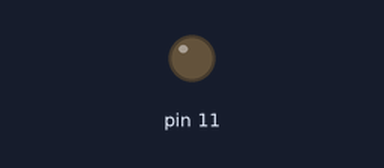
Bench run of a sketch on a simulated Arduino Uno, built with avr-gcc and run on an emulated ATmega328P. Parts: output pins drawn as LEDs (lit = HIGH).

Above: at 1.8 s.
Timing chart, 0 to 3.3 s (numbered marks = the images above):
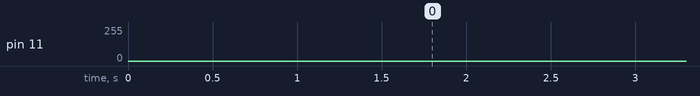

The sketch:

008_led_logarithmic_fade.ino
```cpp
// (licence header left out)
#include <stdint.h>
#include <math.h>

/**
 * The instance of this class can control single LED.
 * - on, off, toggle (any digital pin)
 * - brightness (only PWM pins; i.e. for Arduino Uno: 3, 5, 6, 9, 10, 11)
 */
class BasicLed {
public:
  BasicLed(uint8_t pin): pin_(pin) {
    pinMode(pin, OUTPUT);
  }
  /* Light the LED up */
  void on(void) {
    digitalWrite(pin_, HIGH);
  }
  /* Turn the LED off */
  void off(void) {
    digitalWrite(pin_, LOW);
  }
  /* Toogle LED on/off */
  void toggle(void) {
    digitalWrite(pin_, !digitalRead(pin_));
  }
  /* Set LED brightness from range <0, 255> */
  void setBrightness(uint8_t value) {
    analogWrite(pin_, value);
  }
private:
  uint8_t pin_;
}; /* End of class BasicLed */

class LogarithmicFade {
public:
  LogarithmicFade(const BasicLed& led, uint16_t extra_delay_us = 3000) :
    led_(led), extra_delay_us_(extra_delay_us) {}
  /* fade-in */
  void in(void) {
    for (int16_t i = 0; i < 255; ++i) {
      led_.setBrightness(i);
      sleep(i);
    }
  }
  /* fade-out */
  void out(void) {
    for (int16_t i = 255; i >= 0; --i) {
      led_.setBrightness(i);
      sleep(i);
    }
  }
private:
  BasicLed led_;
  uint16_t extra_delay_us_;

  void sleep(uint8_t i) {
    delayMicroseconds((uint16_t)(log(1. / (i + 1)) + 5.) * 1000);
    delayMicroseconds(extra_delay_us_);
  }
}; /* End of class LogarithmicFade */

BasicLed led(11);
LogarithmicFade fade(led);

void setup() {
  // do nothing
}

void loop() {
    fade.in();
    fade.out();
}
```
